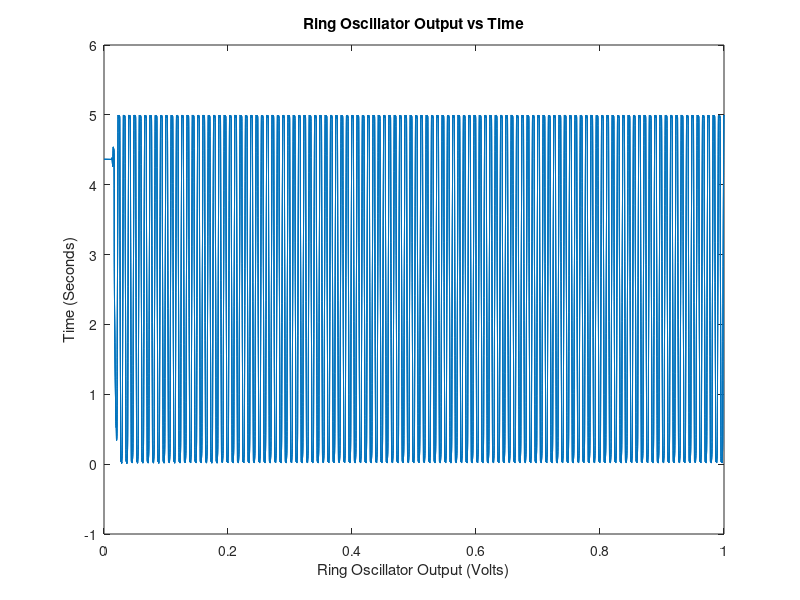

Write the MATLAB code that produced this figure.
clc;close;clear;
load('VinPulse.mat');
plot(time, Vin);
axis([0 .01 -1 6]);
title('Vin vs Time');
xlabel('Vin (Volts)');
ylabel('Time (Seconds)');

%%

clc;close;clear;
load('ROoutput.mat');
plot(time, ROoutput);
axis([0 1 -1 6]);
title('Ring Oscillator Output vs Time');
xlabel('Ring Oscillator Output (Volts)');
ylabel('Time (Seconds)');

%%

fs = 44100;
audiowrite('Output.wav', ROoutput, fs);